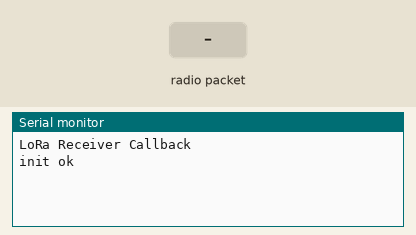
This sketch was run on a simulated Arduino Uno, built for the host (arithmetic inside an expression is 32-bit, double 64-bit). On the bench: the last lines printed to the serial monitor. The inputs (shaded band) are chosen by the test bench. No radio packets arrive unless stated.

Above: at 2.2 s.
2.3 s: radio packet "1" arrives
At 3.2 s:
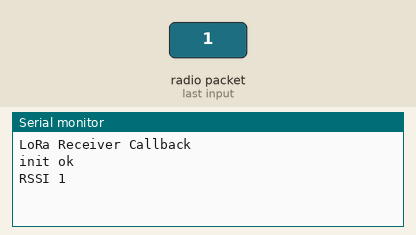
3.8 s: radio packet "0" arrives
At 4.5 s:
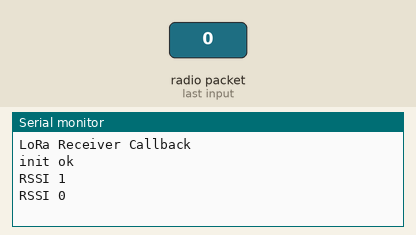
5.3 s: radio packet "2" arrives
At 6.7 s:
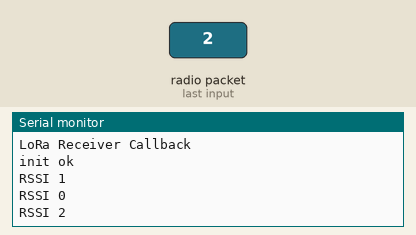

Measured:
- after the input at 2.3 s, the serial monitor: prints a new line at once (image 1)
- after the input at 3.8 s, the serial monitor: prints a new line at once (image 2)
- after the input at 5.3 s, the serial monitor: prints a new line at once (image 3)

The sketch:

Receiver.ino
```cpp
#include <SPI.h>
#include <LoRa.h>
#include <Wire.h>
//#include "SSD1306.h"
//#include "images.h"

#define SCK     5    // GPIO5  -- SX1278's SCK
#define MISO    19   // GPIO19 -- SX1278's MISO
#define MOSI    27   // GPIO27 -- SX1278's MOSI
#define SS      18   // GPIO18 -- SX1278's CS
#define RST     14   // GPIO14 -- SX1278's RESET
#define DI0     26   // GPIO26 -- SX1278's IRQ(Interrupt Request)
#define BAND    868E6

//SSD1306 display(0x3c, 21, 22);
String rssi = "RSSI --";
String packSize = "--";
String packet ;


void loraData(){
  //display.clear();
  //display.setTextAlignment(TEXT_ALIGN_LEFT);
  //display.setFont(ArialMT_Plain_10);
  //display.drawString(0 , 15 , "Received "+ packSize + " bytes");
  //display.drawStringMaxWidth(0 , 26 , 128, packet);
  //display.drawString(0, 0, rssi);
  //display.display();
  Serial.println(rssi);
}

void cbk(int packetSize) {
  packet ="";
  packSize = String(packetSize,DEC);
  for (int i = 0; i < packetSize; i++) { packet += (char) LoRa.read(); }
 // rssi = "RSSI " + String(LoRa.packetRssi(), DEC) ;
  rssi = "RSSI " + String(packet) ;

  loraData();
}

void setup() {
  //pinMode(16,OUTPUT);
 // digitalWrite(16, LOW);    // set GPIO16 low to reset OLED
 // delay(50);
 // digitalWrite(16, HIGH); // while OLED is running, must set GPIO16 in high、

  Serial.begin(9600);
  while (!Serial);
  Serial.println();
  Serial.println("LoRa Receiver Callback");
  SPI.begin(SCK,MISO,MOSI,SS);
  LoRa.setPins(SS,RST,DI0);
  if (!LoRa.begin(868E6)) {
    Serial.println("Starting LoRa failed!");
    while (1);
  }
  //LoRa.onReceive(cbk);
  LoRa.receive();
  Serial.println("init ok");

  //display.init();
  //display.flipScreenVertically();
  //display.setFont(ArialMT_Plain_10);

  delay(1000);
}

void loop() {
  int packetSize = LoRa.parsePacket();
  if (packetSize) { cbk(packetSize);  }
  delay(10);
}
```
